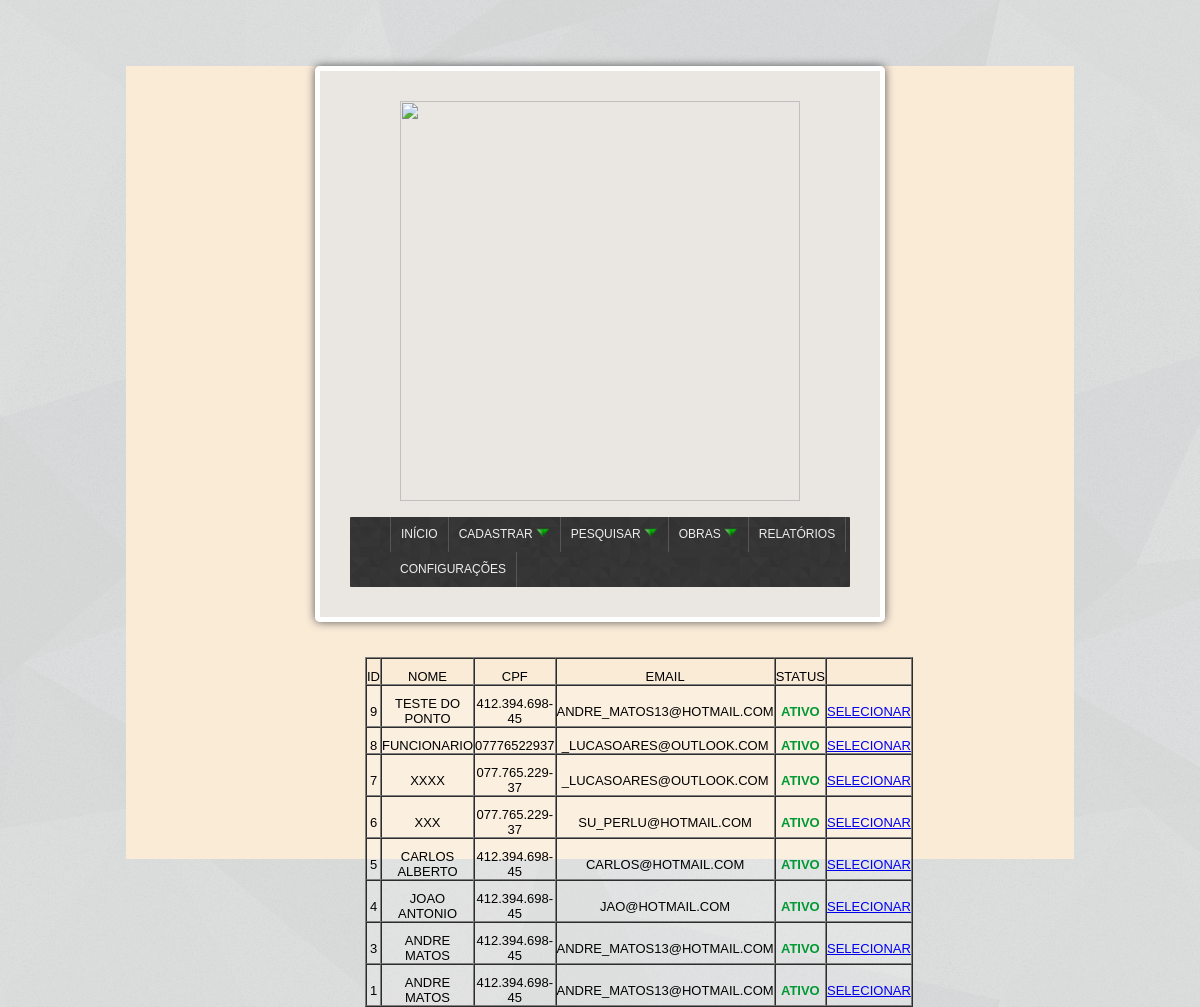
The page /reports/folha_ponto-1.php (signed in) on the database as committed earlier.
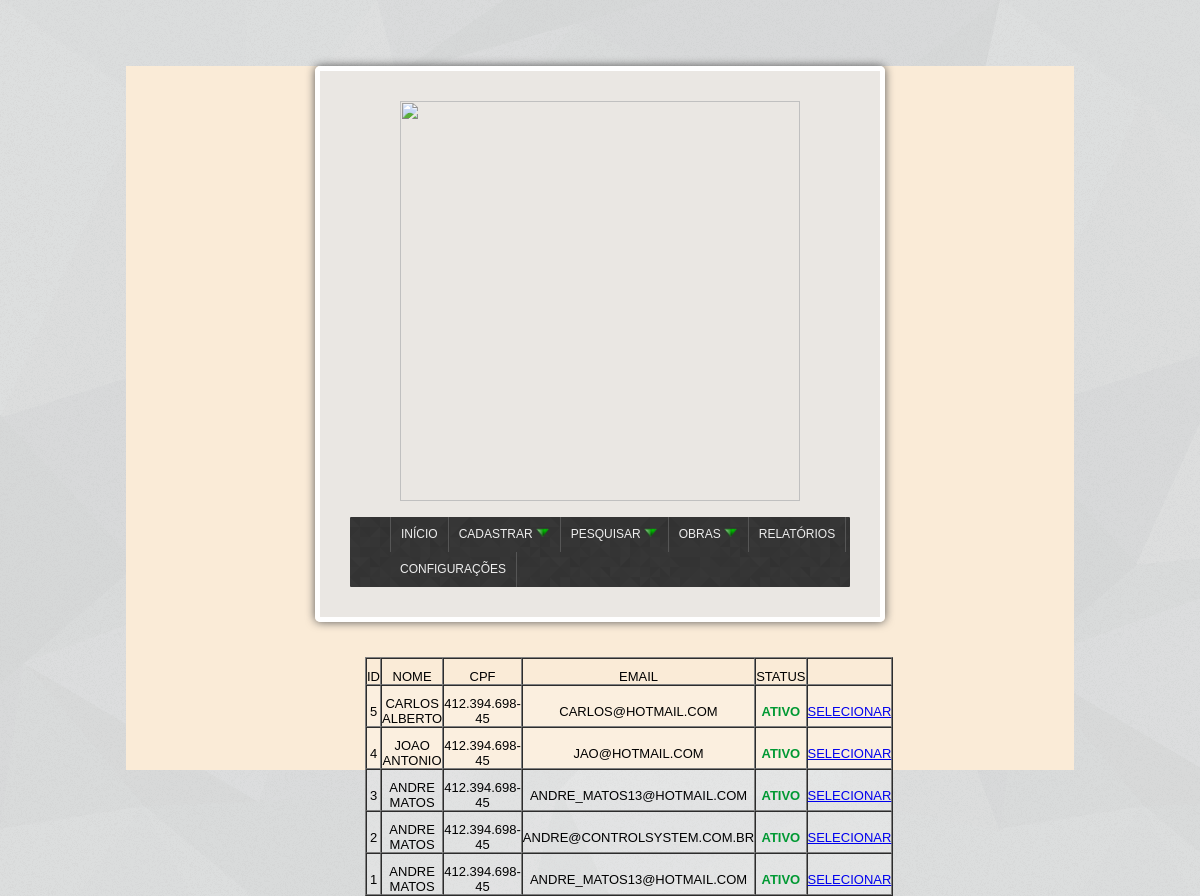
The same page on the database as committed later.
### tables this page shows
CREATE TABLE IF NOT EXISTS `funcionario` (
  `id_tabela` int(11) NOT NULL,
  `cod_serie` varchar(255) NOT NULL,
  `id` int(11) NOT NULL,
  `nome` varchar(255) NOT NULL,
  `cpf` varchar(14) NOT NULL,
  `rg` varchar(12) NOT NULL,
  `org_em_rg` varchar(255) NOT NULL,
  `data_em_rg` date NOT NULL,
  `num_tit_eleitor` varchar(30) NOT NULL,
  `data_nasc` date NOT NULL,
  `telefone` varchar(15) NOT NULL,
  `email` varchar(255) NOT NULL,
  `email_empresa` varchar(255) NOT NULL,
  `senha` varchar(255) NOT NULL,
  `is_admin` int(11) NOT NULL,
  `id_cbo` int(11) NOT NULL,
  `id_endereco` int(11) NOT NULL,
  `id_turno` int(11) NOT NULL,
  `id_empresa` int(11) NOT NULL,
  `id_empresa_filial` int(11) NOT NULL,
  `id_supervisor` int(11) NOT NULL,
  `id_dados_bancarios` int(11) NOT NULL,
  `data_adm` date NOT NULL COMMENT 'Data de admissão',
  `data_dem` date NOT NULL COMMENT 'Data de demissão',
  `salario_base` double NOT NULL,
  `qtd_horas_sem` int(11) NOT NULL,
  `num_cart_trab` varchar(50) NOT NULL,
  `num_serie_cart_trab` varchar(50) NOT NULL,
  `id_uf_cart_trab` int(11) NOT NULL COMMENT 'id do estado',
  `num_pis` varchar(20) NOT NULL,
  `data_ini` datetime NOT NULL COMMENT 'data inicio da validade do registro',
  `data_fim` datetime NOT NULL COMMENT 'data fim da validade do registro',
  `oculto` int(11) NOT NULL
);

### reports/folha_ponto-1.php (the view, shortened to what this page needs)
<html>
<head>
   <link rel="stylesheet" type="text/css" href="../../style.css">
</head>
<body>
   <div class="container">
      <div class="content">
            <div class="logo">
               <?php include_once("../view/logo.php"); ?>
            </div>
            <div class="menu">
                 <?php include_once("../view/menu_admin.php"); ?>
            </div>
            <div class="content-right" >
            	<?php
				 if($_GET['rel'] == 'funcionario'){
				 		$meses_qtd = date("m")-1;
				 		for($i=0; $i<$meses_qtd; $i++){
				 			switch($i){
				 				case 0:
				 					$meses[$i] = "Janeiro";
				 				break;
				 				case 1:
				 					$meses[$i] = "Fevereiro";
				 				break;
				 				case 2:
				 					$meses[$i] = "Março";
				 				break;
				 				case 3:
				 					$meses[$i] = "Abril";
				 				break;
				 				case 4:
				 					$meses[$i] = "Maio";
				 				break;
				 				case 5:
				 					$meses[$i] = "Junho";
				 				break;
				 				case 6:
				 					$meses[$i] = "Julho";
				 				break;
				 				case 7:
				 					$meses[$i] = "Agosto";
				 				break;
				 				case 8:
				 					$meses[$i] = "Setembro";
				 				break;
				 				case 9:
				 					$meses[$i] = "Outubro";
				 				break;
				 				case 10:
				 					$meses[$i] = "Novembro";
				 				break;
				 				case 11:
				 					$meses[$i] = "Dezembro";
				 				break;
				 			}
				 		}
				 		?>
							<form method="POST" action="relatorio.php?rel=folhaponto">
								<input type="hidden" id="id_func" name="id_func" value="<?php echo $_GET['id']; ?>">
								<table>
									<tr>
										<td colspan="3">Selecione o Mês e o Ano:</td>
									</tr>
									<tr>
										<td><span>Mês: </span></td>
										<td>
											<select name="mes" id="mes">
												<?php
													for($i=0; $i<count($meses); $i++){
														echo '<option value="'.$i.'"">'.$meses[$i].'</option>';
													}
												 ?>
											</select>
										</td>
										<td>
											<select name="ano" id="ano">
												<?php
												    $ano = date("Y");
													for($i=2015; $i <= $ano; $i++){
														echo '<option value="'.$i.'"">'.$i.'</option>';
													}
												 ?>
											</select>
										</td>
									</tr>
									<tr>
										<td colspan="2"><input type="submit" value="Gerar folha ponto"></td>
									</tr>
								</table>
							</form>
				 		<?php
				 }else{
						$busca = mysql_query("SELECT * FROM funcionario WHERE oculto = 0 ORDER BY id DESC") or die(mysql_error());
						if(mysql_num_rows($busca) > 0)
						{
						?>
							<table width="100%" border="1" cellpadding="0" cellspacing="0" id="listacliente" style="text-align:center; font-size: 13px;">
								<tr>
									<td>ID</td><td>Nome</td><td>CPF</td><td>Email</td><td>Status</td><td></td>
								</tr>
								<?php
								while ($ver = mysql_fetch_assoc($busca)){
								?>
								<tr align="center" valign="middle" style="background-color:rgba(255,255,255,0.2);" onMouseOver="style.backgroundColor='rgba(255,255,255,0.7)'" onMouseOut="style.backgroundColor='rgba(255,255,255,0.2)'">
									<td ><?php echo $ver['id']; ?></td>
									<td ><?php echo $ver['nome']; ?></td>
									<td ><?php echo $ver['cpf']; ?></td>
									<td ><?php echo $ver['email']; ?></td>
									<td ><?php $ver['oculto']=='1' ? print '<strong><span style="color:red">Oculto</span></strong>' : print '<strong><span style="color:#093">Ativo</span></strong>'; ?>
									</td>
									<td width="80">
										<a href="folha_ponto.php?rel=funcionario&id=<?php echo $ver['id']; ?>" title="Clique para selecionar"
										target="_self">Selecionar</a>
									</td>
								</tr>
								<?php }  ?>
							</table>
						<?php
						}else{
							print 'Sem Registros';
							}
				 }
						?>
            </div>
      </div>
   </div>
</body>
</html>

### view/logo.php
<img src="../images/logo_laboran.png" width="400px">

### view/menu_admin.php (shortened to what this page needs)
<ul class="menu-list">
    <li style="border-left: 1px solid#565656;"><a href='/viacampos/administrator/principal'>Início</a></li>
    <li>
      <a style=""><span style="float:left">Cadastrar </span><img style="float:left; margin-top:-2px; margin-left:2px;" src="../images/downarrow_1246.png" width="15px;"></a>
    </li>
    <li>
      <a style=""><span style="float:left">Pesquisar </span><img style="float:left; margin-left:2px; margin-top:-2px;" src="../images/downarrow_1246.png" width="15px;"></a>
    </li>
    <?php if($_SESSION['nivel_acesso'] == 0 || $_SESSION['nivel_acesso'] == 1){ ?>
      <li>
        <a style=""><span style="float:left">Obras </span><img style="float:left; margin-left:2px; margin-top:-2px;" src="../images/downarrow_1246.png" width="15px;"></a>
      </li>
    <?php } ?>
    <li><a href="/viacampos/administrator/define_relatorio">Relatórios</a></li>
    <li><a href="/viacampos/administrator/configuracoes">Configurações</a></li>
</ul>

### administrator/styles/style.css (style rules this page uses)
body { background: url("../../images/shattered.png"); font-family: Arial; }
body span, body table tr td span { font-size: 13px; }
.container { background-color:#FAEBD7; width: 80%; height: 80%; margin: 0 auto; }
.content { padding: 30px; background-color: rgba(230,230,230, 0.8); width: 500px; margin: 0 auto; margin-top: 7%; box-shadow: 0px 0px 10px #565656; border: 5px solid#fff; border-radius:5px; text-transform: uppercase; text-align: center; }
.content table { margin: 0 auto; margin-top: 50px; text-align: center; }
.content table td { text-align: center; padding-top:10px; }
.menu { background: url("../../images/footer_lodyas.png"); background-size: 200px; border-radius:1px; }
.menu .menu-list { list-style: none; }
.menu > .menu-list > li { float: left; position: relative; border-right: 1px solid#565656; }
.menu > .menu-list > li > a { padding: 10px; }
.menu .menu-list, .menu .sub-menu { list-style: none; }
.menu a, .menu a span { color: #eee; text-decoration: none; display: block; cursor: pointer; text-transform: uppercase; font-size: 12px; font-weight: 500; height:15px; }
.menu > .menu-list > li { float: left; position: relative; }
.menu:after { content: '.'; display: block; clear: both; visibility: hidden; line-height: 0; height: 0; }
.content-right { float:left; text-align: justify; margin-top: 20px; margin-left: 15px; }

Rows that differ between the two databases and show on the page:
removed funcionario: id "9", nome "TESTE DO PONTO", cpf "412.394.698-45", email "ANDRE_MATOS13@HOTMAIL.COM"
removed funcionario: id "8", nome "FUNCIONARIO", cpf "07776522937", email "_LUCASOARES@OUTLOOK.COM"
removed funcionario: id "7", nome "XXXX", cpf "077.765.229-37", email "_LUCASOARES@OUTLOOK.COM"
removed funcionario: id "6", nome "XXX", cpf "077.765.229-37", email "SU_PERLU@HOTMAIL.COM"
now on this page (row edited): funcionario: id "2", nome "ANDRE MATOS", cpf "412.394.698-45", email "ANDRE@CONTROLSYSTEM.COM.BR"
